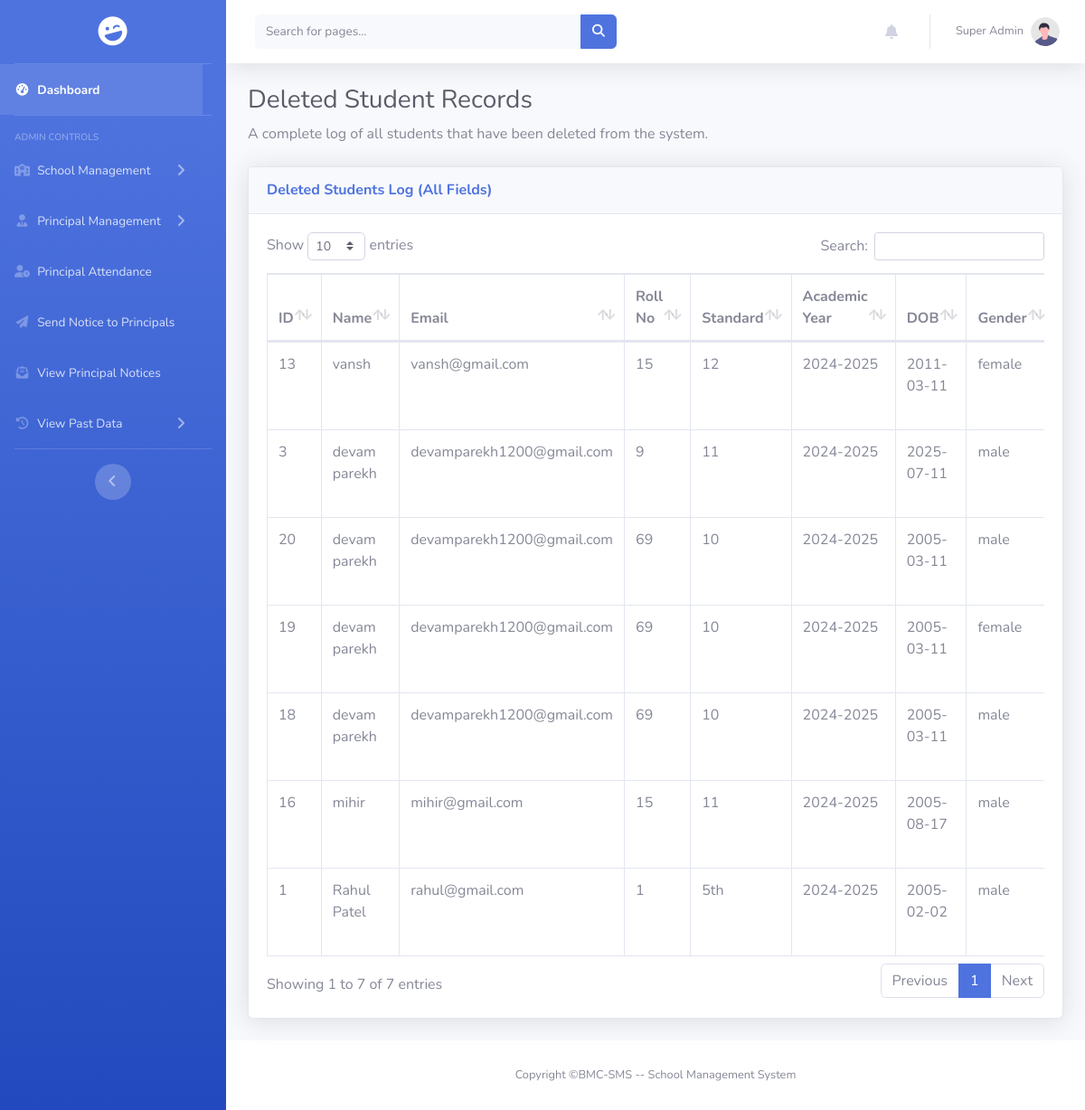
Page /pages/past_record/past_student.php (signed in) on the committed database.
### tables this page shows
CREATE TABLE `deleted_students` (
  `id` int(11) NOT NULL,
  `student_name` varchar(100) DEFAULT NULL,
  `email` varchar(100) DEFAULT NULL,
  `rollno` varchar(20) DEFAULT NULL,
  `std` varchar(10) DEFAULT NULL,
  `academic_year` varchar(10) DEFAULT NULL,
  `dob` date DEFAULT NULL,
  `gender` enum('male','female','other') DEFAULT NULL,
  `blood_group` enum('A+','A-','B+','B-','AB+','AB-','O+','O-') DEFAULT NULL,
  `address` text DEFAULT NULL,
  `father_name` varchar(100) DEFAULT NULL,
  `father_phone` varchar(15) DEFAULT NULL,
  `mother_name` varchar(100) DEFAULT NULL,
  `mother_phone` varchar(15) DEFAULT NULL,
  `school_id` int(11) DEFAULT NULL,
  `reason_for_leaving` text DEFAULT NULL,
  `deleted_by_role` varchar(50) DEFAULT NULL,
  `deleted_at` timestamp NOT NULL DEFAULT current_timestamp()
);

### pages/past_record/past_student.php (the view, shortened to what this page needs)
<?php
include_once "../../includes/connect.php";
$query = "SELECT ds.*, s.school_name
          FROM deleted_students ds
          LEFT JOIN school s ON ds.school_id = s.id
          ORDER BY ds.deleted_at DESC";
$result = mysqli_query($conn, $query);
?>
<!DOCTYPE html>
<html lang="en">
<head>
    <link rel="stylesheet" href="https://cdnjs.cloudflare.com/ajax/libs/font-awesome/6.5.2/css/all.min.css" />
    <link href="../../assets/css/sb-admin-2.min.css" rel="stylesheet">
    <link rel="stylesheet" href="https://cdnjs.cloudflare.com/ajax/libs/font-awesome/6.5.2/css/all.min.css" />
    <link href="../../assets/vendor/datatables/dataTables.bootstrap4.min.css" rel="stylesheet">
    <link rel="stylesheet" href="../../assets/css/sidebar.css">
    <link rel="stylesheet" href="../../assets/css/scrollbar_hidden.css">
</head>
<body id="page-top">
    <div id="wrapper">
        <?php include_once '../../includes/sidebar.php'; ?>
        <div id="content-wrapper" class="d-flex flex-column">
            <div id="content">
                <?php include_once '../../includes/header.php'; ?>
                <div class="container-fluid">
                    <h1 class="h3 mb-2 text-gray-800">Deleted Student Records</h1>
                    <p class="mb-4">A complete log of all students that have been deleted from the system.</p>
                    <div class="card shadow mb-4">
                        <div class="card-header py-3">
                            <h6 class="m-0 font-weight-bold text-primary">Deleted Students Log (All Fields)</h6>
                        </div>
                        <div class="card-body">
                            <div class="table-responsive">
                                <table class="table table-bordered" id="pastStudentTable" width="100%" cellspacing="0">
                                    <thead>
                                        <tr>
                                            <th>ID</th>
                                            <th>Name</th>
                                            <th>Email</th>
                                            <th>Roll No</th>
                                            <th>Standard</th>
                                            <th>Academic Year</th>
                                            <th>DOB</th>
                                            <th>Gender</th>
                                        </tr>
                                    </thead>
                                    <tbody>
                                        <?php
                                        if ($result && mysqli_num_rows($result) > 0) {
                                            while ($row = mysqli_fetch_assoc($result)) {
                                                echo "<tr>";
                                                echo "<td>" . htmlspecialchars($row['id']) . "</td>";
                                                echo "<td>" . htmlspecialchars($row['student_name'] ?? 'N/A') . "</td>";
                                                echo "<td>" . htmlspecialchars($row['email'] ?? 'N/A') . "</td>";
                                                echo "<td>" . htmlspecialchars($row['rollno'] ?? 'N/A') . "</td>";
                                                echo "<td>" . htmlspecialchars($row['std'] ?? 'N/A') . "</td>";
                                                echo "<td>" . htmlspecialchars($row['academic_year'] ?? 'N/A') . "</td>";
                                                echo "<td>" . htmlspecialchars($row['dob'] ?? 'N/A') . "</td>";
                                                echo "<td>" . htmlspecialchars($row['gender'] ?? 'N/A') . "</td>";
                                                echo "</tr>";
                                            }
                                        } else {
                                            echo "<tr><td colspan='16' class='text-center'>No deleted students found</td></tr>";
                                        }
                                        ?>
                                    </tbody>
                                </table>
                            </div>
                        </div>
                    </div>
                </div>
            </div>
            <?php include '../../includes/footer.php'; ?>
        </div>
    </div>
</body>
</html>

### assets/css/sidebar.css (style rules this page uses)
html, body { height: 100%; width: 100%; margin: 0; padding: 0; }
#wrapper { display: flex; height: 100vh; }
#content-wrapper { flex-grow: 1; overflow-y: auto; height: 100vh; }

### assets/css/scrollbar_hidden.css (style rules this page uses)
body { -ms-overflow-style: none; scrollbar-width: none; }

### rows in the picture
deleted_students: id "3", student_name "devam parekh", email "devamparekh1200@gmail.com", rollno "9", std "11", academic_year "2024-2025", dob "2025-07-11", gender "male"
deleted_students: id "20", student_name "devam parekh", email "devamparekh1200@gmail.com", rollno "69", std "10", academic_year "2024-2025", dob "2005-03-11", gender "male"
deleted_students: id "19", student_name "devam parekh", email "devamparekh1200@gmail.com", rollno "69", std "10", academic_year "2024-2025", dob "2005-03-11", gender "female"
deleted_students: id "18", student_name "devam parekh", email "devamparekh1200@gmail.com", rollno "69", std "10", academic_year "2024-2025", dob "2005-03-11", gender "male"
deleted_students: id "16", student_name "mihir", email "mihir@gmail.com", rollno "15", std "11", academic_year "2024-2025", dob "2005-08-17", gender "male"
deleted_students: id "13", student_name "vansh", email "vansh@gmail.com", rollno "15", std "12", academic_year "2024-2025", dob "2011-03-11", gender "female"
deleted_students: id "1", student_name "Rahul Patel", email "rahul@gmail.com", rollno "1", std "5th", academic_year "2024-2025", dob "2005-02-02", gender "male"

### other values in the picture
$userName "Super Admin"
